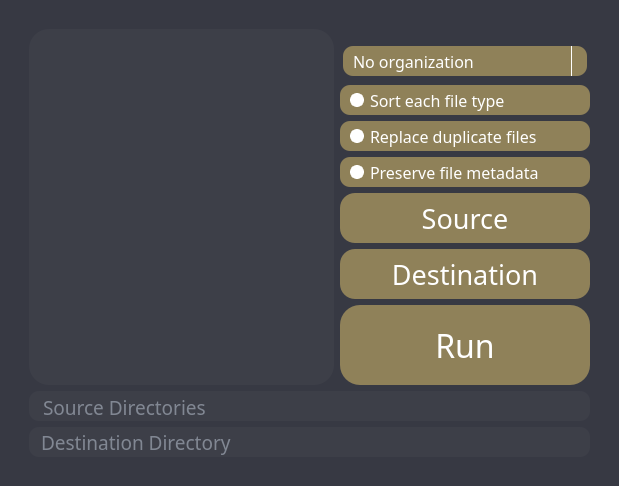
<?xml version="1.0" encoding="UTF-8"?>
<ui version="4.0">
 <class>MainWindow</class>
 <widget class="QMainWindow" name="MainWindow">
  <property name="geometry">
   <rect>
    <x>0</x>
    <y>0</y>
    <width>619</width>
    <height>486</height>
   </rect>
  </property>
  <property name="windowTitle">
   <string>autosort</string>
  </property>
  <widget class="QWidget" name="centralwidget">
   <layout class="QGridLayout" name="gridLayout_2">
    <property name="leftMargin">
     <number>0</number>
    </property>
    <property name="topMargin">
     <number>0</number>
    </property>
    <property name="rightMargin">
     <number>0</number>
    </property>
    <property name="bottomMargin">
     <number>0</number>
    </property>
    <item row="0" column="0">
     <widget class="QFrame" name="background">
      <property name="font">
       <font>
        <stylestrategy>PreferAntialias</stylestrategy>
       </font>
      </property>
      <property name="autoFillBackground">
       <bool>false</bool>
      </property>
      <property name="styleSheet">
       <string notr="true">background-color: rgb(55, 57, 67);</string>
      </property>
      <property name="frameShape">
       <enum>QFrame::NoFrame</enum>
      </property>
      <property name="frameShadow">
       <enum>QFrame::Plain</enum>
      </property>
      <layout class="QGridLayout" name="gridLayout_3">
       <item row="6" column="2">
        <widget class="QRadioButton" name="metadata_button">
         <property name="minimumSize">
          <size>
           <width>0</width>
           <height>30</height>
          </size>
         </property>
         <property name="font">
          <font>
           <family>Segoe UI Light</family>
           <pointsize>12</pointsize>
           <weight>50</weight>
           <bold>false</bold>
           <underline>false</underline>
          </font>
         </property>
         <property name="styleSheet">
          <string notr="true">QRadioButton {
	color: rgb(255, 255, 255);
	background-color: rgb(143, 129, 89);
	border-radius: 10px;
	padding-left: 10px;
}
QRadioButton:hover{
	background-color: rgb(168, 151, 105);
}
QRadioButton:pressed{
	background-color: rgb(116, 104, 72);
}
QRadioButton:indicator {
    width:                  10px;
    height:                 10px;
    border-radius:          7px;
}
QRadioButton:indicator:checked {
    background-color: rgb(143, 129, 89);
    border: 2px solid white;
}
QRadioButton:indicator:unchecked {
	
	background-color: rgb(255, 255, 255);
    border: 2px solid white;
}</string>
         </property>
         <property name="text">
          <string>Preserve file metadata</string>
         </property>
         <attribute name="buttonGroup">
          <string notr="true">nonExclusiveButtonGroup</string>
         </attribute>
        </widget>
       </item>
       <item row="6" column="0">
        <spacer name="left_spacer">
         <property name="orientation">
          <enum>Qt::Horizontal</enum>
         </property>
         <property name="sizeType">
          <enum>QSizePolicy::Fixed</enum>
         </property>
         <property name="sizeHint" stdset="0">
          <size>
           <width>20</width>
           <height>20</height>
          </size>
         </property>
        </spacer>
       </item>
       <item row="8" column="2">
        <widget class="QPushButton" name="destination_button">
         <property name="sizePolicy">
          <sizepolicy hsizetype="Fixed" vsizetype="Minimum">
           <horstretch>0</horstretch>
           <verstretch>0</verstretch>
          </sizepolicy>
         </property>
         <property name="minimumSize">
          <size>
           <width>250</width>
           <height>50</height>
          </size>
         </property>
         <property name="maximumSize">
          <size>
           <width>16777215</width>
           <height>50</height>
          </size>
         </property>
         <property name="font">
          <font>
           <family>Segoe UI Light</family>
           <pointsize>20</pointsize>
          </font>
         </property>
         <property name="mouseTracking">
          <bool>false</bool>
         </property>
         <property name="layoutDirection">
          <enum>Qt::LeftToRight</enum>
         </property>
         <property name="styleSheet">
          <string notr="true">QPushButton{
	color: rgb(255, 255, 255);
	background-color: rgb(143, 129, 89);
	border-radius: 15px;
	text-align: center;
}
QPushButton:hover{	
	background-color: rgb(168, 151, 105);
}
QPushButton:pressed{
	background-color: rgb(116, 104, 72);
}</string>
         </property>
         <property name="text">
          <string>Destination</string>
         </property>
         <property name="autoDefault">
          <bool>false</bool>
         </property>
         <property name="flat">
          <bool>false</bool>
         </property>
        </widget>
       </item>
       <item row="9" column="3">
        <spacer name="right_spacer">
         <property name="orientation">
          <enum>Qt::Horizontal</enum>
         </property>
         <property name="sizeType">
          <enum>QSizePolicy::Fixed</enum>
         </property>
         <property name="sizeHint" stdset="0">
          <size>
           <width>20</width>
           <height>20</height>
          </size>
         </property>
        </spacer>
       </item>
       <item row="17" column="1">
        <spacer name="bottom_spacer">
         <property name="orientation">
          <enum>Qt::Vertical</enum>
         </property>
         <property name="sizeType">
          <enum>QSizePolicy::Fixed</enum>
         </property>
         <property name="sizeHint" stdset="0">
          <size>
           <width>20</width>
           <height>20</height>
          </size>
         </property>
        </spacer>
       </item>
       <item row="0" column="1">
        <spacer name="top_spacer">
         <property name="orientation">
          <enum>Qt::Vertical</enum>
         </property>
         <property name="sizeType">
          <enum>QSizePolicy::Fixed</enum>
         </property>
         <property name="sizeHint" stdset="0">
          <size>
           <width>20</width>
           <height>20</height>
          </size>
         </property>
        </spacer>
       </item>
       <item row="7" column="2">
        <widget class="QPushButton" name="source_button">
         <property name="sizePolicy">
          <sizepolicy hsizetype="Fixed" vsizetype="Minimum">
           <horstretch>0</horstretch>
           <verstretch>0</verstretch>
          </sizepolicy>
         </property>
         <property name="minimumSize">
          <size>
           <width>250</width>
           <height>50</height>
          </size>
         </property>
         <property name="maximumSize">
          <size>
           <width>16777215</width>
           <height>50</height>
          </size>
         </property>
         <property name="font">
          <font>
           <family>Segoe UI Light</family>
           <pointsize>20</pointsize>
          </font>
         </property>
         <property name="mouseTracking">
          <bool>false</bool>
         </property>
         <property name="layoutDirection">
          <enum>Qt::LeftToRight</enum>
         </property>
         <property name="styleSheet">
          <string notr="true">QPushButton{
	color: rgb(255, 255, 255);
	background-color: rgb(143, 129, 89);
	border-radius: 15px;
	text-align: center;
}
QPushButton:hover{	
	background-color: rgb(168, 151, 105);
}
QPushButton:pressed{
	background-color: rgb(116, 104, 72);
}</string>
         </property>
         <property name="text">
          <string>Source</string>
         </property>
         <property name="autoDefault">
          <bool>false</bool>
         </property>
         <property name="flat">
          <bool>false</bool>
         </property>
        </widget>
       </item>
       <item row="2" column="1" rowspan="8">
        <widget class="QScrollArea" name="scrollArea">
         <property name="minimumSize">
          <size>
           <width>260</width>
           <height>0</height>
          </size>
         </property>
         <property name="autoFillBackground">
          <bool>false</bool>
         </property>
         <property name="styleSheet">
          <string notr="true">/* Scroll Bar Stuff*/

 QScrollBar:vertical {
	border: none;
    background-color: rgb(61, 63, 72);
    width: 14px;
    margin: 15px 0 15px 0;
	border-radius: 0px;
 }

QScrollBar::handle:vertical {	
	background-color: rgb(143, 129, 89);
	min-height: 30px;
	border-radius: 7px;
}

QScrollBar::handle:vertical:hover{	
	background-color: rgb(168, 151, 105);
}

QScrollBar::handle:vertical:pressed {	
	background-color: rgb(116, 104, 72);
}

QScrollBar::sub-line:vertical {
	border: none;
	background-color: rgb(61, 63, 72);
	height: 15px;
	subcontrol-position: top;
	subcontrol-origin: margin;
}


/*bottom*/
QScrollBar::add-line:vertical {
	border: none;
	background-color: rgb(61, 63, 72);
	height: 15px;
	subcontrol-position: bottom;
	subcontrol-origin: margin;
}

/* RESET ARROW */
QScrollBar::up-arrow:vertical, QScrollBar::down-arrow:vertical {
	background: none;
}
QScrollBar::add-page:vertical, QScrollBar::sub-page:vertical {
	background: none;
}
</string>
         </property>
         <property name="frameShape">
          <enum>QFrame::NoFrame</enum>
         </property>
         <property name="frameShadow">
          <enum>QFrame::Sunken</enum>
         </property>
         <property name="lineWidth">
          <number>0</number>
         </property>
         <property name="verticalScrollBarPolicy">
          <enum>Qt::ScrollBarAlwaysOff</enum>
         </property>
         <property name="horizontalScrollBarPolicy">
          <enum>Qt::ScrollBarAlwaysOff</enum>
         </property>
         <property name="widgetResizable">
          <bool>true</bool>
         </property>
         <widget class="QWidget" name="scrollAreaWidget">
          <property name="geometry">
           <rect>
            <x>0</x>
            <y>0</y>
            <width>293</width>
            <height>344</height>
           </rect>
          </property>
          <property name="sizePolicy">
           <sizepolicy hsizetype="Preferred" vsizetype="Preferred">
            <horstretch>0</horstretch>
            <verstretch>0</verstretch>
           </sizepolicy>
          </property>
          <property name="minimumSize">
           <size>
            <width>0</width>
            <height>0</height>
           </size>
          </property>
          <property name="autoFillBackground">
           <bool>false</bool>
          </property>
          <property name="styleSheet">
           <string notr="true"/>
          </property>
          <layout class="QGridLayout" name="gridLayout">
           <property name="leftMargin">
            <number>0</number>
           </property>
           <property name="topMargin">
            <number>0</number>
           </property>
           <property name="rightMargin">
            <number>0</number>
           </property>
           <property name="bottomMargin">
            <number>0</number>
           </property>
           <property name="spacing">
            <number>0</number>
           </property>
           <item row="0" column="0">
            <widget class="QTextEdit" name="console">
             <property name="sizePolicy">
              <sizepolicy hsizetype="MinimumExpanding" vsizetype="Expanding">
               <horstretch>0</horstretch>
               <verstretch>0</verstretch>
              </sizepolicy>
             </property>
             <property name="minimumSize">
              <size>
               <width>0</width>
               <height>0</height>
              </size>
             </property>
             <property name="font">
              <font>
               <family>Segoe UI Light</family>
               <pointsize>18</pointsize>
              </font>
             </property>
             <property name="toolTipDuration">
              <number>-1</number>
             </property>
             <property name="layoutDirection">
              <enum>Qt::LeftToRight</enum>
             </property>
             <property name="styleSheet">
              <string notr="true">QTextEdit{
	color: rgb(255, 255, 255);
	background-color: rgb(61, 63, 72);
	border-radius: 20px;
	padding-left: 20px;
	padding-right: 20px;
	padding-top: 10px;
	padding-bottom: 10px;
}
</string>
             </property>
             <property name="verticalScrollBarPolicy">
              <enum>Qt::ScrollBarAsNeeded</enum>
             </property>
             <property name="horizontalScrollBarPolicy">
              <enum>Qt::ScrollBarAsNeeded</enum>
             </property>
             <property name="sizeAdjustPolicy">
              <enum>QAbstractScrollArea::AdjustIgnored</enum>
             </property>
             <property name="markdown">
              <string/>
             </property>
             <property name="html">
              <string>&lt;!DOCTYPE HTML PUBLIC &quot;-//W3C//DTD HTML 4.0//EN&quot; &quot;http://www.w3.org/TR/REC-html40/strict.dtd&quot;&gt;
&lt;html&gt;&lt;head&gt;&lt;meta name=&quot;qrichtext&quot; content=&quot;1&quot; /&gt;&lt;style type=&quot;text/css&quot;&gt;
p, li { white-space: pre-wrap; }
&lt;/style&gt;&lt;/head&gt;&lt;body style=&quot; font-family:'Segoe UI Light'; font-size:18pt; font-weight:400; font-style:normal;&quot;&gt;
&lt;p style=&quot;-qt-paragraph-type:empty; margin-top:0px; margin-bottom:0px; margin-left:0px; margin-right:0px; -qt-block-indent:0; text-indent:0px; -qt-user-state:131073;&quot;&gt;&lt;br /&gt;&lt;/p&gt;&lt;/body&gt;&lt;/html&gt;</string>
             </property>
             <property name="placeholderText">
              <string/>
             </property>
            </widget>
           </item>
          </layout>
         </widget>
        </widget>
       </item>
       <item row="15" column="1" colspan="2">
        <widget class="QTextEdit" name="sourcedisplay">
         <property name="sizePolicy">
          <sizepolicy hsizetype="Minimum" vsizetype="Fixed">
           <horstretch>0</horstretch>
           <verstretch>0</verstretch>
          </sizepolicy>
         </property>
         <property name="minimumSize">
          <size>
           <width>0</width>
           <height>30</height>
          </size>
         </property>
         <property name="maximumSize">
          <size>
           <width>16777215</width>
           <height>30</height>
          </size>
         </property>
         <property name="font">
          <font>
           <family>Segoe UI Light</family>
           <pointsize>14</pointsize>
           <italic>false</italic>
           <underline>false</underline>
           <strikeout>false</strikeout>
           <stylestrategy>PreferAntialias</stylestrategy>
           <kerning>true</kerning>
          </font>
         </property>
         <property name="cursor" stdset="0">
          <cursorShape>ArrowCursor</cursorShape>
         </property>
         <property name="mouseTracking">
          <bool>false</bool>
         </property>
         <property name="focusPolicy">
          <enum>Qt::StrongFocus</enum>
         </property>
         <property name="layoutDirection">
          <enum>Qt::LeftToRight</enum>
         </property>
         <property name="styleSheet">
          <string notr="true">color: rgb(198, 208, 221);
background-color: rgb(61, 63, 72);
border-radius: 10px;
padding-left: 10px;</string>
         </property>
         <property name="inputMethodHints">
          <set>Qt::ImhNone</set>
         </property>
         <property name="frameShape">
          <enum>QFrame::NoFrame</enum>
         </property>
         <property name="lineWidth">
          <number>0</number>
         </property>
         <property name="verticalScrollBarPolicy">
          <enum>Qt::ScrollBarAlwaysOff</enum>
         </property>
         <property name="horizontalScrollBarPolicy">
          <enum>Qt::ScrollBarAlwaysOff</enum>
         </property>
         <property name="sizeAdjustPolicy">
          <enum>QAbstractScrollArea::AdjustIgnored</enum>
         </property>
         <property name="lineWrapMode">
          <enum>QTextEdit::NoWrap</enum>
         </property>
         <property name="lineWrapColumnOrWidth">
          <number>0</number>
         </property>
         <property name="readOnly">
          <bool>true</bool>
         </property>
         <property name="cursorWidth">
          <number>1</number>
         </property>
         <property name="textInteractionFlags">
          <set>Qt::NoTextInteraction</set>
         </property>
         <property name="placeholderText">
          <string>Source Directories</string>
         </property>
        </widget>
       </item>
       <item row="16" column="1" colspan="2">
        <widget class="QLineEdit" name="directorydisplay">
         <property name="sizePolicy">
          <sizepolicy hsizetype="Expanding" vsizetype="Fixed">
           <horstretch>0</horstretch>
           <verstretch>0</verstretch>
          </sizepolicy>
         </property>
         <property name="minimumSize">
          <size>
           <width>0</width>
           <height>30</height>
          </size>
         </property>
         <property name="font">
          <font>
           <family>Segoe UI Light</family>
           <pointsize>14</pointsize>
           <weight>50</weight>
           <bold>false</bold>
           <stylestrategy>PreferAntialias</stylestrategy>
          </font>
         </property>
         <property name="layoutDirection">
          <enum>Qt::LeftToRight</enum>
         </property>
         <property name="styleSheet">
          <string notr="true">color: rgb(198, 208, 221);
background-color: rgb(61, 63, 72);
border-radius: 10px;
padding-left: 10px;</string>
         </property>
         <property name="inputMask">
          <string/>
         </property>
         <property name="text">
          <string/>
         </property>
         <property name="maxLength">
          <number>32767</number>
         </property>
         <property name="cursorPosition">
          <number>0</number>
         </property>
         <property name="alignment">
          <set>Qt::AlignLeading|Qt::AlignLeft|Qt::AlignVCenter</set>
         </property>
         <property name="readOnly">
          <bool>true</bool>
         </property>
         <property name="placeholderText">
          <string>Destination Directory</string>
         </property>
        </widget>
       </item>
       <item row="3" column="2">
        <widget class="QGroupBox" name="groupBox">
         <property name="sizePolicy">
          <sizepolicy hsizetype="Fixed" vsizetype="Fixed">
           <horstretch>0</horstretch>
           <verstretch>0</verstretch>
          </sizepolicy>
         </property>
         <property name="minimumSize">
          <size>
           <width>250</width>
           <height>0</height>
          </size>
         </property>
         <property name="styleSheet">
          <string notr="true">QGroupBox{
border-radius: 20px;
}

QComboBox QAbstractItemView {
	border: 1px solid white;
	outline: none;
	color: rgb(255, 255, 255);
	background-color: rgb(143, 129, 89);
	selection-background-color: rgb(168, 151, 105);
  }
</string>
         </property>
         <property name="title">
          <string/>
         </property>
         <layout class="QGridLayout" name="gridLayout_6">
          <property name="leftMargin">
           <number>0</number>
          </property>
          <property name="topMargin">
           <number>0</number>
          </property>
          <property name="rightMargin">
           <number>0</number>
          </property>
          <property name="bottomMargin">
           <number>0</number>
          </property>
          <property name="spacing">
           <number>0</number>
          </property>
          <item row="0" column="0">
           <widget class="QComboBox" name="comboBox">
            <property name="minimumSize">
             <size>
              <width>0</width>
              <height>30</height>
             </size>
            </property>
            <property name="font">
             <font>
              <family>Segoe UI Light</family>
              <pointsize>12</pointsize>
             </font>
            </property>
            <property name="styleSheet">
             <string notr="true">QComboBox{
	background-color: rgb(143, 129, 89);
	color: rgb(255, 255, 255);
	border-radius: 10px;
	padding-left: 10px;
}
QComboBox::drop-down {
    subcontrol-origin: padding;
    subcontrol-position: top right;
    width: 15px;
    border-left-width: 1px;
    border-left-color: white;
    border-left-style: solid;
    border-top-right-radius: 3px;
    border-bottom-right-radius: 3px;
}
QComboBox::hover{
	background-color: rgb(168, 151, 105);
}</string>
            </property>
            <item>
             <property name="text">
              <string>No organization</string>
             </property>
            </item>
            <item>
             <property name="text">
              <string>One folder organization</string>
             </property>
            </item>
            <item>
             <property name="text">
              <string>Multi-folder organization</string>
             </property>
            </item>
           </widget>
          </item>
         </layout>
        </widget>
       </item>
       <item row="9" column="2">
        <widget class="QPushButton" name="run_button">
         <property name="sizePolicy">
          <sizepolicy hsizetype="Fixed" vsizetype="Minimum">
           <horstretch>0</horstretch>
           <verstretch>0</verstretch>
          </sizepolicy>
         </property>
         <property name="minimumSize">
          <size>
           <width>250</width>
           <height>80</height>
          </size>
         </property>
         <property name="maximumSize">
          <size>
           <width>16777215</width>
           <height>80</height>
          </size>
         </property>
         <property name="font">
          <font>
           <family>Segoe UI Light</family>
           <pointsize>24</pointsize>
          </font>
         </property>
         <property name="layoutDirection">
          <enum>Qt::LeftToRight</enum>
         </property>
         <property name="styleSheet">
          <string notr="true">QPushButton{
	color: rgb(255, 255, 255);
	background-color: rgb(143, 129, 89);
	border-radius: 20px;
	text-align: center;
}
QPushButton:hover{	
	background-color: rgb(168, 151, 105);
}
QPushButton:pressed{
	background-color: rgb(116, 104, 72);
}</string>
         </property>
         <property name="text">
          <string>Run</string>
         </property>
         <property name="autoDefault">
          <bool>false</bool>
         </property>
         <property name="flat">
          <bool>false</bool>
         </property>
        </widget>
       </item>
       <item row="5" column="2">
        <widget class="QRadioButton" name="replace_button">
         <property name="minimumSize">
          <size>
           <width>0</width>
           <height>30</height>
          </size>
         </property>
         <property name="font">
          <font>
           <family>Segoe UI Light</family>
           <pointsize>12</pointsize>
           <weight>50</weight>
           <bold>false</bold>
           <underline>false</underline>
          </font>
         </property>
         <property name="styleSheet">
          <string notr="true">QRadioButton {
	color: rgb(255, 255, 255);
	background-color: rgb(143, 129, 89);
	border-radius: 10px;
	padding-left: 10px;
}
QRadioButton:hover{
	background-color: rgb(168, 151, 105);
}
QRadioButton:pressed{
	background-color: rgb(116, 104, 72);
}
QRadioButton:indicator {
    width:                  10px;
    height:                 10px;
    border-radius:          7px;
}
QRadioButton:indicator:checked {
    background-color: rgb(143, 129, 89);
    border: 2px solid white;
}
QRadioButton:indicator:unchecked {
	
	background-color: rgb(255, 255, 255);
    border: 2px solid white;
}</string>
         </property>
         <property name="text">
          <string>Replace duplicate files</string>
         </property>
         <attribute name="buttonGroup">
          <string notr="true">nonExclusiveButtonGroup</string>
         </attribute>
        </widget>
       </item>
       <item row="4" column="2">
        <widget class="QRadioButton" name="filetype_button">
         <property name="minimumSize">
          <size>
           <width>0</width>
           <height>30</height>
          </size>
         </property>
         <property name="font">
          <font>
           <family>Segoe UI Light</family>
           <pointsize>12</pointsize>
           <weight>50</weight>
           <bold>false</bold>
           <underline>false</underline>
          </font>
         </property>
         <property name="styleSheet">
          <string notr="true">QRadioButton {
	color: rgb(255, 255, 255);
	background-color: rgb(143, 129, 89);
	border-radius: 10px;
	padding-left: 10px;
}
QRadioButton:hover{
	background-color: rgb(168, 151, 105);
}
QRadioButton:pressed{
	background-color: rgb(116, 104, 72);
}
QRadioButton:indicator {
    width:                  10px;
    height:                 10px;
    border-radius:          7px;
}
QRadioButton:indicator:checked {
    background-color: rgb(143, 129, 89);
    border: 2px solid white;
}
QRadioButton:indicator:unchecked {
	
	background-color: rgb(255, 255, 255);
    border: 2px solid white;
}</string>
         </property>
         <property name="text">
          <string>Sort each file type</string>
         </property>
         <attribute name="buttonGroup">
          <string notr="true">nonExclusiveButtonGroup</string>
         </attribute>
        </widget>
       </item>
      </layout>
     </widget>
    </item>
   </layout>
  </widget>
 </widget>
 <tabstops>
  <tabstop>replace_button</tabstop>
  <tabstop>metadata_button</tabstop>
  <tabstop>destination_button</tabstop>
  <tabstop>run_button</tabstop>
  <tabstop>console</tabstop>
  <tabstop>scrollArea</tabstop>
 </tabstops>
 <resources/>
 <connections/>
 <buttongroups>
  <buttongroup name="nonExclusiveButtonGroup">
   <property name="exclusive">
    <bool>false</bool>
   </property>
  </buttongroup>
 </buttongroups>
</ui>
